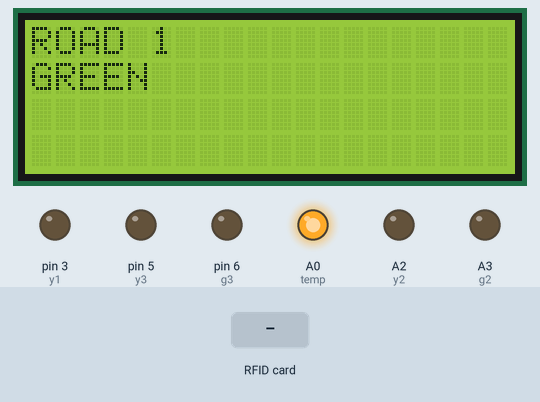
Recording of a sketch running on a simulated Arduino Uno, built with avr-gcc and run on an emulated ATmega328P. On the bench: 20×4 character LCD, output pins drawn as LEDs (lit = HIGH). The inputs (shaded band) are chosen by the test bench. Pins used as bus, display or sensor lines are not drawn; what the sketch prints to the serial monitor is not drawn.

Above: at 2.3 s.
2.4 s: RFID card F3 1F C7 16 held to the reader
At 6.1 s:
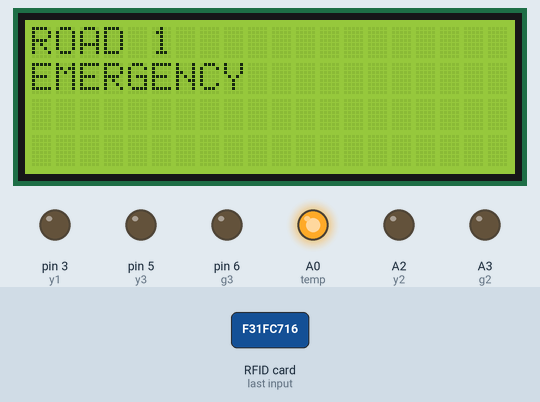
6.7 s: RFID card FA F5 50 BF held to the reader
At 12.0 s:
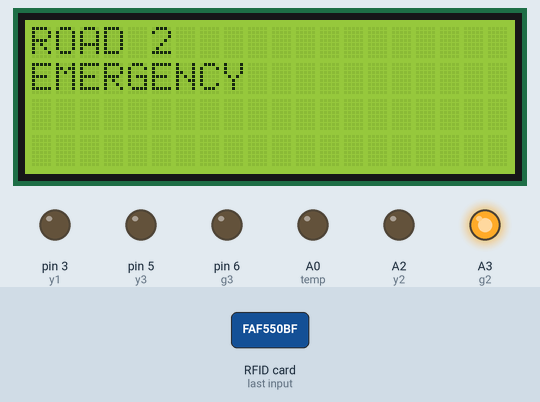
At 17.2 s:
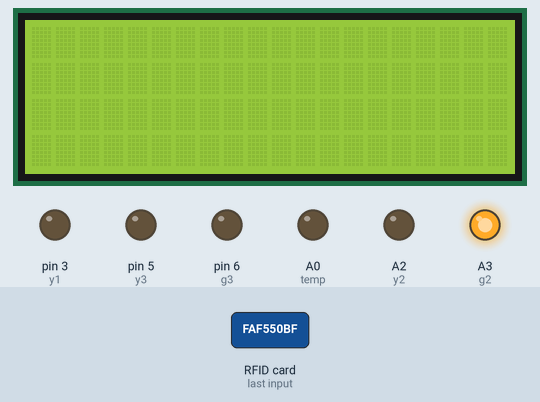
Timing chart, 0 to 32.1 s (numbered marks = the images above; inputs shaded):
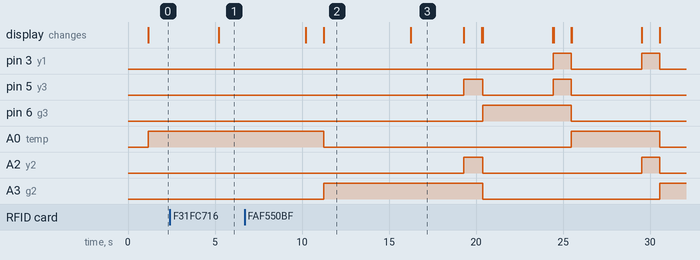

Measured:
- after the input at 2.4 s, pin 3 (y1), A2 (y2): stays LOW (without the input it goes to HIGH after 2.8 s); A0 (temp): stays HIGH (without the input it goes to LOW after 3.8 s); A3 (g2): stays LOW (without the input it goes to HIGH after 3.8 s); the display: changes after 2.8 s (image 1)
- what the display in image 2 shows lasts 5.0 s, from 11.3 s to 16.3 s

The sketch:

traffic_with_rfid.ino
```cpp
#include <Wire.h>
#include <LiquidCrystal_I2C.h>

LiquidCrystal_I2C lcd(0x27, 20, 4);

/*lcd*/
#include <SPI.h>
#include <MFRC522.h>

#define RST_PIN            9
#define SS_PIN             10

MFRC522 mfrc522(SS_PIN, RST_PIN);

MFRC522::MIFARE_Key key;
/*lcd*/
#include <SoftwareSerial.h>
SoftwareSerial mySerial(7, 8); // RX, TX
#define temp A0

#define r1 2
#define y1 3
#define g1 A0

#define r2 A1
#define y2 A2
#define g2 A3

#define r3 4
#define y3 5
#define g3 6


void setup() {
  // put your setup code here, to run once:
  Serial.begin(115200);
  while (!Serial);
  SPI.begin();
  mfrc522.PCD_Init();

  lcd.init();
  lcd.backlight();
  lcd.setCursor(0, 0);
  lcd.print("patient tracking");
  lcd.setCursor(0, 1);
  lcd.print("using rfid");
  delay(1000);
  lcd.clear();

  pinMode(r1, OUTPUT);
  pinMode(y1, OUTPUT);
  pinMode(g1, OUTPUT);
  pinMode(r2, OUTPUT);
  pinMode(y2, OUTPUT);
  pinMode(g2, OUTPUT);
  pinMode(r3, OUTPUT);
  pinMode(y3, OUTPUT);
  pinMode(g3, OUTPUT);

  while (!Serial) {
    ;
  }
  mySerial.begin(9600);


}

void loop() {
  // put your main code here, to run repeatedly:
  //rfid();
  // pulsevalue();
  // tempread();
  traffic();
}


void rfid() {
  // Look for new cards
  if ( ! mfrc522.PICC_IsNewCardPresent())
  {
    return;
  }
  // Select one of the cards
  if ( ! mfrc522.PICC_ReadCardSerial())
  {
    return;
  }
  //Show UID on serial monitor
  Serial.print("UID tag :");
  String content = "";
  byte letter;
  for (byte i = 0; i < mfrc522.uid.size; i++)
  {
    //  Serial.print(mfrc522.uid.uidByte[i] < 0x10 ? " 0" : " ");
    // Serial.print(mfrc522.uid.uidByte[i], HEX);
    content.concat(String(mfrc522.uid.uidByte[i] < 0x10 ? " 0" : " "));
    content.concat(String(mfrc522.uid.uidByte[i], HEX));
  }
  // Serial.println();
  // Serial.print("Message : ");
  content.toUpperCase();
  if (content.substring(1) == "F3 1F C7 16")
  {
    digitalWrite(r1, 0);
    digitalWrite(y1, 0);
    digitalWrite(g1, 1);
    digitalWrite(r2, 1);
    digitalWrite(y2, 0);
    digitalWrite(g2, 0);
    digitalWrite(r3, 1);
    digitalWrite(y3, 0);
    digitalWrite(g3, 0);

    lcd.setCursor(0, 0);
    lcd.print("ROAD 1");
    lcd.setCursor(0, 1);
    lcd.print("EMERGENCY");
    delay(5000);
    lcd.clear();
  }

  else if (content.substring(1) == "FA F5 50 BF")
  {
    digitalWrite(r1, 1);
    digitalWrite(y1, 0);
    digitalWrite(g1, 0);
    digitalWrite(r2, 0);
    digitalWrite(y2, 0);
    digitalWrite(g2, 1);
    digitalWrite(r3, 1);
    digitalWrite(y3, 0);
    digitalWrite(g3, 0);

    lcd.setCursor(0, 0);
    lcd.print("ROAD 2");
    lcd.setCursor(0, 1);
    lcd.print("EMERGENCY");
    delay(5000);
    lcd.clear();
  }
  else   {
    return;
    delay(3000);
  }
}


/*void pulsevalue()
  {
  Signal = analogRead(Pulse);
  Serial.println(Signal);
  lcd.setCursor(0, 0);
  lcd.print("pulse value");
  lcd.setCursor(0, 1);
  lcd.print(Signal);
  mySerial.println("heartbeat");
  mySerial.println(Signal);
  delay(1000);
  lcd.clear();
  }*/

void tempread() {
  int reading = analogRead(temp);

  // Convert the reading into voltage:
  float voltage = reading * (5000 / 1024.0);

  // Convert the voltage into the temperature in degree Celsius:
  float temperature = voltage / 10;

  // Print the temperature in the Serial Monitor:
  Serial.print(temperature);
  Serial.print(" \xC2\xB0"); // shows degree symbol
  Serial.println("C");
  lcd.setCursor(0, 0);
  lcd.print("temperature");
  lcd.setCursor(0, 1);
  lcd.print(temperature);
  mySerial.println(temperature);
  delay(1000); // wait a second between readings
  lcd.clear();
}

void traffic() {

  lcd.setCursor(0, 0);
  lcd.print("ROAD 1");
  lcd.setCursor(0, 1);
  lcd.print("GREEN");

  digitalWrite(r1, 0); //road 1

  digitalWrite(g2, 0);

  digitalWrite(g3, 0);

  digitalWrite(g1, 1);

  digitalWrite(y1, 0);

  digitalWrite(y2, 0);

  digitalWrite(r3, 1);

  digitalWrite(y3, 0);

  digitalWrite(r2, 1);

  rfid();

  delay(4000);
  lcd.clear();


  lcd.setCursor(0, 0);
  lcd.print("ROAD 2");
  lcd.setCursor(0, 1);
  lcd.print("GET READY");

  digitalWrite(y1, 1); //enables the yellow lights

  digitalWrite(y2, 1);

  digitalWrite(r1, 0);

  digitalWrite(g2, 0);

  rfid();

  delay(1000);
  lcd.clear();


  lcd.setCursor(0, 0);
  lcd.print("ROAD 2");
  lcd.setCursor(0, 1);
  lcd.print("GREEN");
  digitalWrite(g1, 0); //2nd road

  digitalWrite(r2, 0);

  digitalWrite(g3, 0);

  digitalWrite(r1, 1);

  digitalWrite(y1, 0);

  digitalWrite(y2, 0);

  digitalWrite(r3, 1);

  digitalWrite(y3, 0);

  digitalWrite(g2, 1);

  rfid();

  delay(3000);

  lcd.clear();


  rfid();

  lcd.setCursor(0, 0);
  lcd.print("ROAD 3");
  lcd.setCursor(0, 1);
  lcd.print("GET READY");


  digitalWrite(y3, 1); //enables the yellow lights

  digitalWrite(y2, 1);

  digitalWrite(g3, 0);

  digitalWrite(r2, 0);

  digitalWrite(g1, 0);

  rfid();

  delay(1000);
  lcd.clear();


  rfid();
  lcd.setCursor(0, 0);
  lcd.print("ROAD 3");
  lcd.setCursor(0, 1);
  lcd.print("GREEN");

  digitalWrite(r3, 0); //3rd road

  digitalWrite(g1, 0);

  digitalWrite(g2, 0);

  digitalWrite(r1, 1);

  digitalWrite(y1, 0);

  digitalWrite(r2, 1);

  digitalWrite(y2, 0);

  digitalWrite(y3, 0);

  digitalWrite(g3, 1);

  rfid();

  delay(4000);
  lcd.clear();


  rfid();

  lcd.setCursor(0, 0);
  lcd.print("ROAD 1");
  lcd.setCursor(0, 1);
  lcd.print("GET READY");
  digitalWrite(y3, 1); //enables the yellow lights

  digitalWrite(y1, 1);

  digitalWrite(g2, 0);

  digitalWrite(r3, 0);

  digitalWrite(g1, 0);

  rfid();

  delay(1000);
  lcd.clear();

}
```
